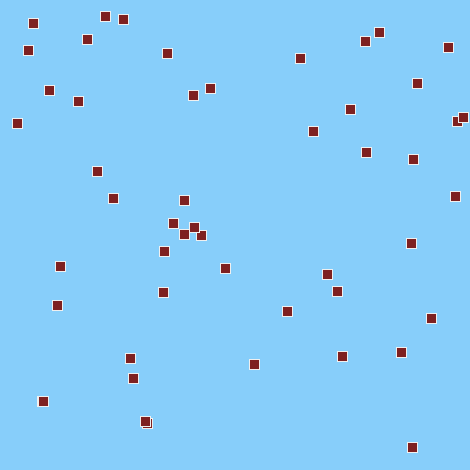
Frame 1 (no input)
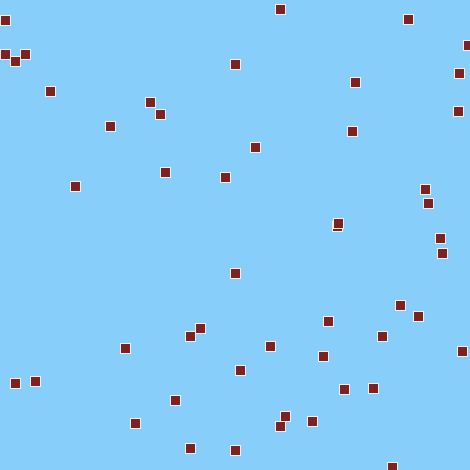
Frame 60 (the mouse pressed at the canvas centre just before this capture)
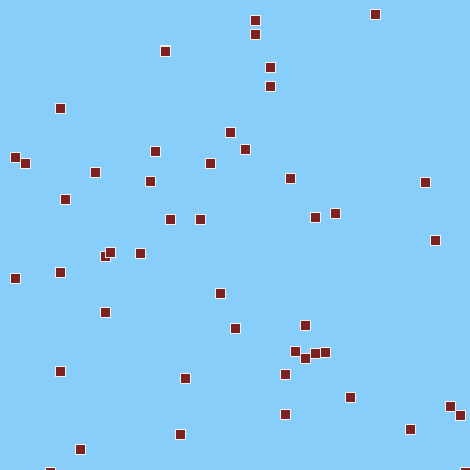
Frame 120 (the mouse held since frame 60 and released just before this capture)

The Processing sketch that drew these frames (run headless with seeded random() and noise(); from frame 60 on, the mouse is pressed at the canvas centre):

// Processing sketch: processing_42307
// ── processing_42307.pde

Bubble[] b;
boolean aPressed, zPressed;

void setup()
{
  size(470, 470);
  smooth();
  stroke(240);
  fill(255, 230);
  aPressed = zPressed = false;

  b = new Bubble[50];
  for (int i=0; i<50; i++)
  {
    b[i] = new Bubble();
    b[i].x = random(0, 470);
    b[i].y = random(0, 470);
    b[i].d = 10;
    b[i].v = 5;
    b[i].c = #7E2121;
    b[i].s = 1;
  }
}

void draw()
{

  background(135, 206, 250);
  for (int i=0; i<b.length; i++)
  {
    b[i].move();
    b[i].show();
    if (aPressed) b[i].s = -1;
    if (zPressed) b[i].s = 1;
  }
}

void keyPressed()
{
  if (key == 'a') aPressed = true;
  if (key == 'z') zPressed = true;
}

void keyReleased()
{
  if (key == 'a') aPressed = false;
  if (key == 'z') zPressed = false;
}

class Bubble
{

  float x, y;
  int d, v, c, s, z;

  void show()
  {
    fill(c);
    rect(x, y, d, d);
  }

  void move()
  {
    x = x+v*s;
    y = y+v+random(-1,1);
    if (x <0)
    {
      x = 470;
       //s =-1;
    }
    if (x >470)
    {
      x = 0;
      //s =-1;
    }
    if (y <0) {
      y = 470;
    }
    if (y > 470) {
      y = 0;
    }
  }
}
